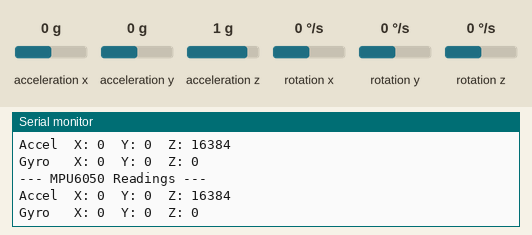
Simulated run of this sketch. Board: Arduino Uno, built with avr-gcc and run on an emulated ATmega328P. On the bench: the last lines printed to the serial monitor. The test bench sets the inputs (shaded band); at power-on: acceleration x 0 g, acceleration y 0 g, acceleration z 1 g, rotation x 0 °/s, rotation y 0 °/s, rotation z 0 °/s.

Above: at 2.2 s.
2.3 s: acceleration x set to -1.4 g
At 3.0 s:
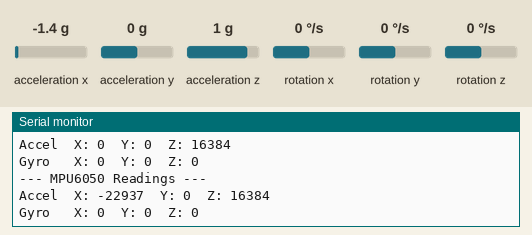
3.8 s: acceleration y set to -1.4 g
At 4.5 s:
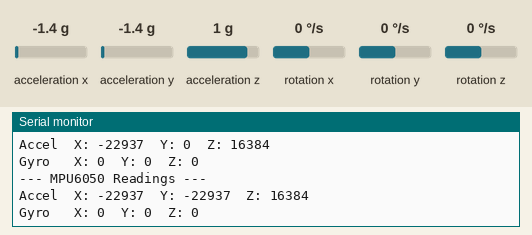
5.3 s: acceleration z set to -1.4 g
At 6.0 s:
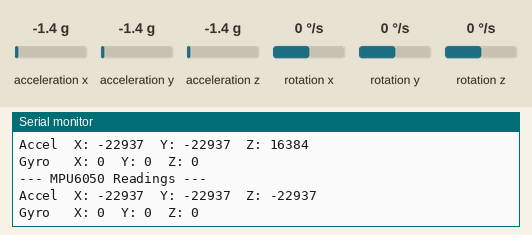
6.8 s: rotation x set to -192 °/s
At 7.4 s:
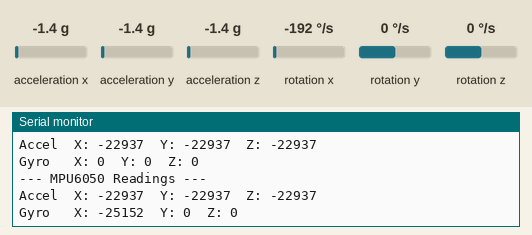
8.3 s: rotation y set to -192 °/s
At 9.0 s:
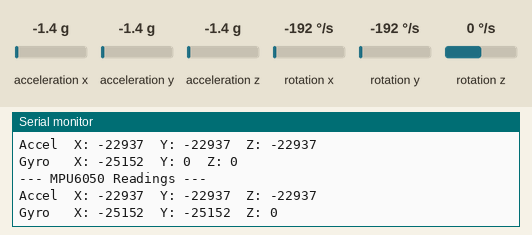

The sketch:

mpu_test.ino
```cpp
#include <Wire.h>
#include <MPU6050.h>

MPU6050 mpu;

void setup() {
  Serial.begin(115200);
  Wire.begin();  // SDA = D21, SCL = D22
  delay(1000);

  Serial.println("Scanning I2C bus...");
  bool found = false;
  for (byte addr = 1; addr < 127; addr++) {
    Wire.beginTransmission(addr);
    if (Wire.endTransmission() == 0) {
      Serial.print("Device found at 0x");
      Serial.println(addr, HEX);
      found = true;
    }
  }
  if (!found) {
    Serial.println("No I2C devices found — check wiring!");
    while (true);  // halt
  }

  mpu.initialize();

  if (mpu.testConnection()) {
    Serial.println("MPU6050 connected successfully!");
  } else {
    Serial.println("MPU6050 connection failed — check wiring!");
    while (true);  // halt
  }
}

void loop() {
  int16_t ax, ay, az, gx, gy, gz;
  mpu.getMotion6(&ax, &ay, &az, &gx, &gy, &gz);

  Serial.println("--- MPU6050 Readings ---");
  Serial.print("Accel  X: "); Serial.print(ax);
  Serial.print("  Y: ");      Serial.print(ay);
  Serial.print("  Z: ");      Serial.println(az);

  Serial.print("Gyro   X: "); Serial.print(gx);
  Serial.print("  Y: ");      Serial.print(gy);
  Serial.print("  Z: ");      Serial.println(gz);

  Serial.println();
  delay(500);
}
```

Measured:
- after the input at 2.3 s, the serial monitor: prints a new line after 0.24 s (image 1)
- after the input at 3.8 s, the serial monitor: prints a new line after 0.26 s (image 2)
- after the input at 5.3 s, the serial monitor: prints a new line after 0.28 s (image 3)
- after the input at 6.8 s, the serial monitor: prints a new line after 0.30 s (image 4)
- after the input at 8.3 s, the serial monitor: prints a new line after 0.32 s (image 5)
